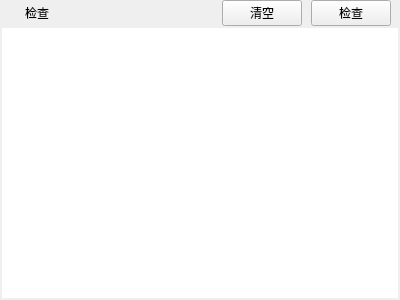
<?xml version="1.0" encoding="UTF-8"?>
<ui version="4.0">
 <class>CheckWidget</class>
 <widget class="QWidget" name="CheckWidget">
  <property name="geometry">
   <rect>
    <x>0</x>
    <y>0</y>
    <width>400</width>
    <height>300</height>
   </rect>
  </property>
  <property name="windowTitle">
   <string>Form</string>
  </property>
  <layout class="QVBoxLayout" name="verticalLayout">
   <property name="spacing">
    <number>0</number>
   </property>
   <property name="leftMargin">
    <number>0</number>
   </property>
   <property name="topMargin">
    <number>0</number>
   </property>
   <property name="rightMargin">
    <number>0</number>
   </property>
   <property name="bottomMargin">
    <number>0</number>
   </property>
   <item>
    <widget class="QFrame" name="frame_main">
     <property name="frameShape">
      <enum>QFrame::NoFrame</enum>
     </property>
     <property name="frameShadow">
      <enum>QFrame::Raised</enum>
     </property>
     <layout class="QVBoxLayout" name="verticalLayout_2">
      <property name="spacing">
       <number>0</number>
      </property>
      <property name="leftMargin">
       <number>0</number>
      </property>
      <property name="topMargin">
       <number>0</number>
      </property>
      <property name="rightMargin">
       <number>0</number>
      </property>
      <property name="bottomMargin">
       <number>0</number>
      </property>
      <item>
       <widget class="QFrame" name="frame_title">
        <property name="frameShape">
         <enum>QFrame::NoFrame</enum>
        </property>
        <property name="frameShadow">
         <enum>QFrame::Raised</enum>
        </property>
        <layout class="QHBoxLayout" name="horizontalLayout">
         <property name="spacing">
          <number>9</number>
         </property>
         <property name="topMargin">
          <number>0</number>
         </property>
         <property name="bottomMargin">
          <number>0</number>
         </property>
         <item>
          <widget class="QLabel" name="label_icon">
           <property name="sizePolicy">
            <sizepolicy hsizetype="Fixed" vsizetype="Preferred">
             <horstretch>0</horstretch>
             <verstretch>0</verstretch>
            </sizepolicy>
           </property>
           <property name="text">
            <string/>
           </property>
          </widget>
         </item>
         <item>
          <widget class="QLabel" name="label_title">
           <property name="text">
            <string>检查</string>
           </property>
          </widget>
         </item>
         <item>
          <spacer name="horizontalSpacer">
           <property name="orientation">
            <enum>Qt::Horizontal</enum>
           </property>
           <property name="sizeHint" stdset="0">
            <size>
             <width>40</width>
             <height>20</height>
            </size>
           </property>
          </spacer>
         </item>
         <item>
          <widget class="QPushButton" name="btn_clean">
           <property name="text">
            <string>清空</string>
           </property>
          </widget>
         </item>
         <item>
          <widget class="QPushButton" name="btn_check">
           <property name="text">
            <string>检查</string>
           </property>
          </widget>
         </item>
        </layout>
       </widget>
      </item>
      <item>
       <widget class="QFrame" name="frame_content">
        <property name="frameShape">
         <enum>QFrame::NoFrame</enum>
        </property>
        <property name="frameShadow">
         <enum>QFrame::Raised</enum>
        </property>
        <layout class="QVBoxLayout" name="verticalLayout_3">
         <property name="spacing">
          <number>0</number>
         </property>
         <property name="leftMargin">
          <number>2</number>
         </property>
         <property name="topMargin">
          <number>2</number>
         </property>
         <property name="rightMargin">
          <number>2</number>
         </property>
         <property name="bottomMargin">
          <number>2</number>
         </property>
         <item>
          <widget class="QTextBrowser" name="textbrowser">
           <property name="frameShape">
            <enum>QFrame::NoFrame</enum>
           </property>
          </widget>
         </item>
        </layout>
       </widget>
      </item>
     </layout>
    </widget>
   </item>
  </layout>
 </widget>
 <resources/>
 <connections/>
</ui>
